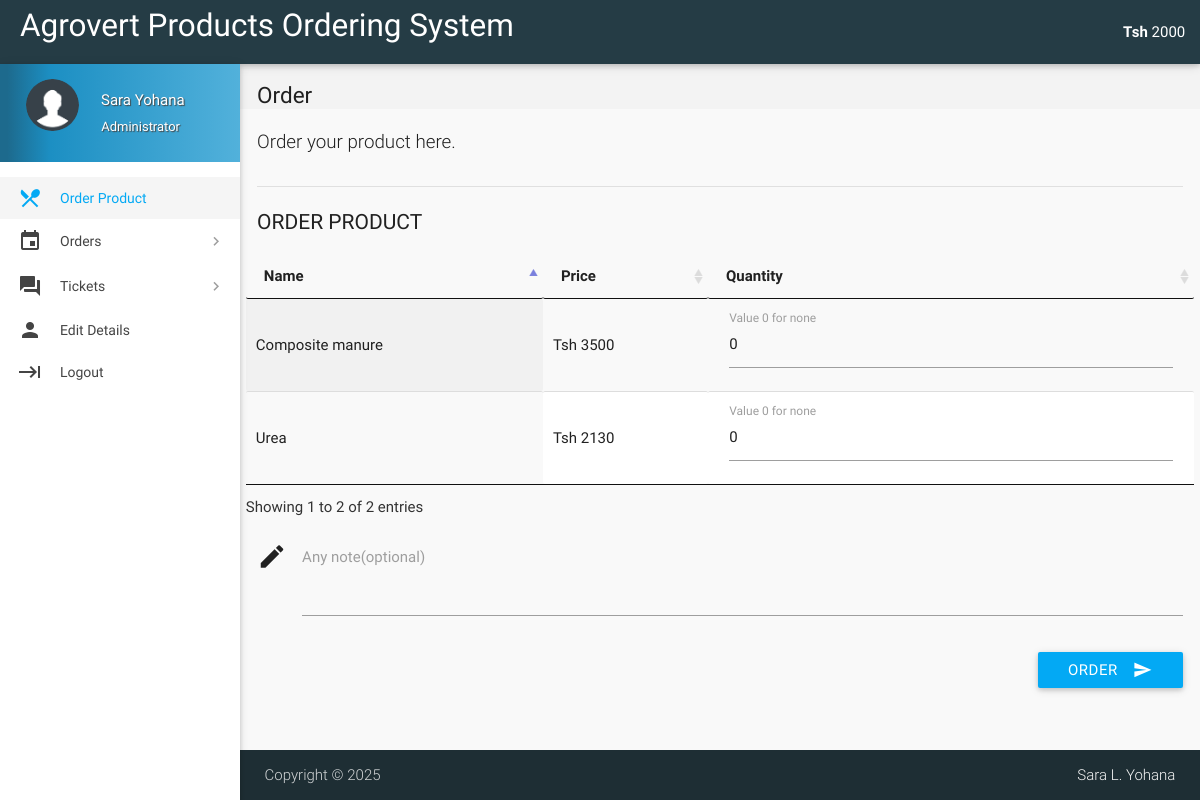
The page / (signed in) on the database its author committed.
### tables this page shows
CREATE TABLE `wallet_details` (
  `id` int(11) NOT NULL,
  `wallet_id` int(11) NOT NULL,
  `number` varchar(16) NOT NULL,
  `cvv` int(3) NOT NULL,
  `balance` int(11) NOT NULL DEFAULT 2000
);

CREATE TABLE `items` (
  `id` int(11) NOT NULL,
  `name` varchar(20) NOT NULL,
  `price` int(11) NOT NULL,
  `item_image` varchar(255) NOT NULL,
  `deleted` tinyint(4) NOT NULL DEFAULT 0
);

### includes/wallet.php (called while the page is built)
<?php
$user_id=$_SESSION['user_id'];
$sql = mysqli_query($con, "SELECT * FROM wallet where customer_id = $user_id");
while($row1 = mysqli_fetch_array($sql)){
$wallet_id = $row1['id'];
}
$sql = mysqli_query($con, "SELECT * FROM wallet_details where wallet_id = $wallet_id");
while($row1 = mysqli_fetch_array($sql)){
$balance = $row1['balance'];
}
?>

### includes/connect.php (called while the page is built, shortened)
<?php
if(isset($_SESSION['name']))
$name = $_SESSION['name'];
if(isset($_SESSION['role']))
$role = $_SESSION['role'];
?>

### index.php (the view, shortened to what this page needs)
<?php
include 'includes/connect.php';
if(isset($_SESSION['user_id']))
{
include 'includes/wallet.php';
?>
<!DOCTYPE html>
<html lang="en">
<head>
  <link href="css/materialize.min.css" type="text/css" rel="stylesheet" media="screen,projection">
  <link href="css/style.min.css" type="text/css" rel="stylesheet" media="screen,projection">
  <link href="css/custom/custom.min.css" type="text/css" rel="stylesheet" media="screen,projection">
  <link href="js/plugins/perfect-scrollbar/perfect-scrollbar.css" type="text/css" rel="stylesheet" media="screen,projection">
  <link href="js/plugins/data-tables/css/jquery.dataTables.min.css" type="text/css" rel="stylesheet" media="screen,projection">
</head>
<body>
  <header id="header" class="page-topbar">
        <div class="navbar-fixed">
            <nav class="navbar-color">
                <div class="nav-wrapper">
                    <ul class="left">
                      <li><h1 class="logo-wrapper"><a href="index.php" class="brand-logo darken-1">Agrovert Products Ordering System</a></h1></li>
                    </ul>
                    <ul class="right hide-on-med-and-down">
                        <li><a href="#" class="waves-effect waves-block waves-light">  <b>Tsh</b> <?php echo $balance;?></i></a>
                        </li>
                    </ul>
                </div>
            </nav>
        </div>
  </header>
  <div id="main">
    <div class="wrapper">
      <aside id="left-sidebar-nav">
        <ul id="slide-out" class="side-nav fixed leftside-navigation">
            <li class="user-details  light-blue darken-2">
            <div class="row">
                <div class="col col s4 m4 l4">
                    <img src="images/userav.png" alt="" class="circle responsive-img valign profile-image">
                </div>
                <div class="col col s8 m8 l8">
                    <a class="btn-flat dropdown-button waves-effect waves-light white-text profile-btn" href="#" data-activates="profile-dropdown"><?php echo $name;?> <i class="mdi-navigation-arrow-drop-down right"></i></a>
                    <p class="user-roal"><?php echo $role;?></p>
                </div>
            </div>
            </li>
            <li class="bold active"><a href="index.php" class="waves-effect waves-light-blue"><i class="mdi-maps-local-restaurant"></i> Order Product</a>
            </li>
                <li class="no-padding">
                    <ul class="collapsible collapsible-accordion">
                        <li class="bold"><a class="collapsible-header waves-effect waves-light-blue"><i class="mdi-editor-insert-invitation"></i> Orders</a>
                        </li>
                    </ul>
                </li>
                <li class="no-padding">
                    <ul class="collapsible collapsible-accordion">
                        <li class="bold"><a class="collapsible-header waves-effect waves-light-blue"><i class="mdi-action-question-answer"></i> Tickets</a>
                        </li>
                    </ul>
                </li>
            <li class="bold"><a href="details.php" class="waves-effect waves-light-blue"><i class="mdi-social-person"></i> Edit Details</a>
            </li>
            <li class="bold"><a href="routers/logout.php" class="waves-effect waves-light-blue"><i class="mdi-hardware-keyboard-tab"></i> Logout</a></li>
        </ul>
        </aside>
      <section id="content">
        <div id="breadcrumbs-wrapper">
          <div class="container">
            <div class="row">
              <div class="col s12 m12 l12">
                <h5 class="breadcrumbs-title">Order</h5>
              </div>
            </div>
          </div>
        </div>
        <div class="container">
          <p class="caption">Order your product here.</p>
          <div class="divider"></div>
		  <form class="formValidate" id="formValidate" method="post" action="place-order.php" novalidate="novalidate">
            <div class="row">
              <div class="col s12 m4 l3">
                <h4 class="header">Order Product</h4>
              </div>
              <div>
                  <table id="data-table-customer" class="responsive-table display" cellspacing="0">
                    <thead>
                      <tr>
                        <th>Name</th>
                        <th>Price</th>
                        <th>Quantity</th>
                      </tr>
                    </thead>
                    <tbody>
				<?php
				$result = mysqli_query($con, "SELECT * FROM items where not deleted;");
				while($row = mysqli_fetch_array($result))
				{
					echo '<tr><td>'.$row["name"].'</td><td>'.'Tsh '.$row["price"].'</td>';
					echo '<td><div class="input-field col s12"><label>Value 0 for none</label>';
					echo '<input id="'.$row["id"].'" name="'.$row["id"].'" type="number" data-error=".errorTxt'.$row["id"].'" value="0"><div class="errorTxt'.$row["id"].'"></div></td></tr>';
				}
				?>
                    </tbody>
</table>
              </div>
			  <div class="input-field col s12">
              <i class="mdi-editor-mode-edit prefix"></i>
              <textarea id="description" name="description" class="materialize-textarea"></textarea>
              <label for="description" class="">Any note(optional)</label>
			  </div>
			  <div>
			  <div class="input-field col s12">
                              <button class="btn  light-blue waves-effect waves-light right" type="submit" name="action">Order
                                <i class="mdi-content-send right"></i>
                              </button>
                            </div>
            </div>
			</form>
          </div>
        </div>
  </div>
 <footer class="page-footer">
    <div class="footer-copyright">
      <div class="container">
        <span>Copyright © <?php echo date("Y"); ?><span class="right"><a class="grey-text text-lighten-4" href="">Sara L. Yohana</a></span>
        </div>
    </div>
  </footer>
</body>
</html>
<?php
	}
?>

### index.php (style rules this page uses)
.input-field label.active { width:100%; }

### rows shown on the page
wallet_details: balance "2000"
items: name "Composite manure", price "3500"
items: name "Urea", price "2130"

### other values the page prints
$name "Sara Yohana"
$role "Administrator"
